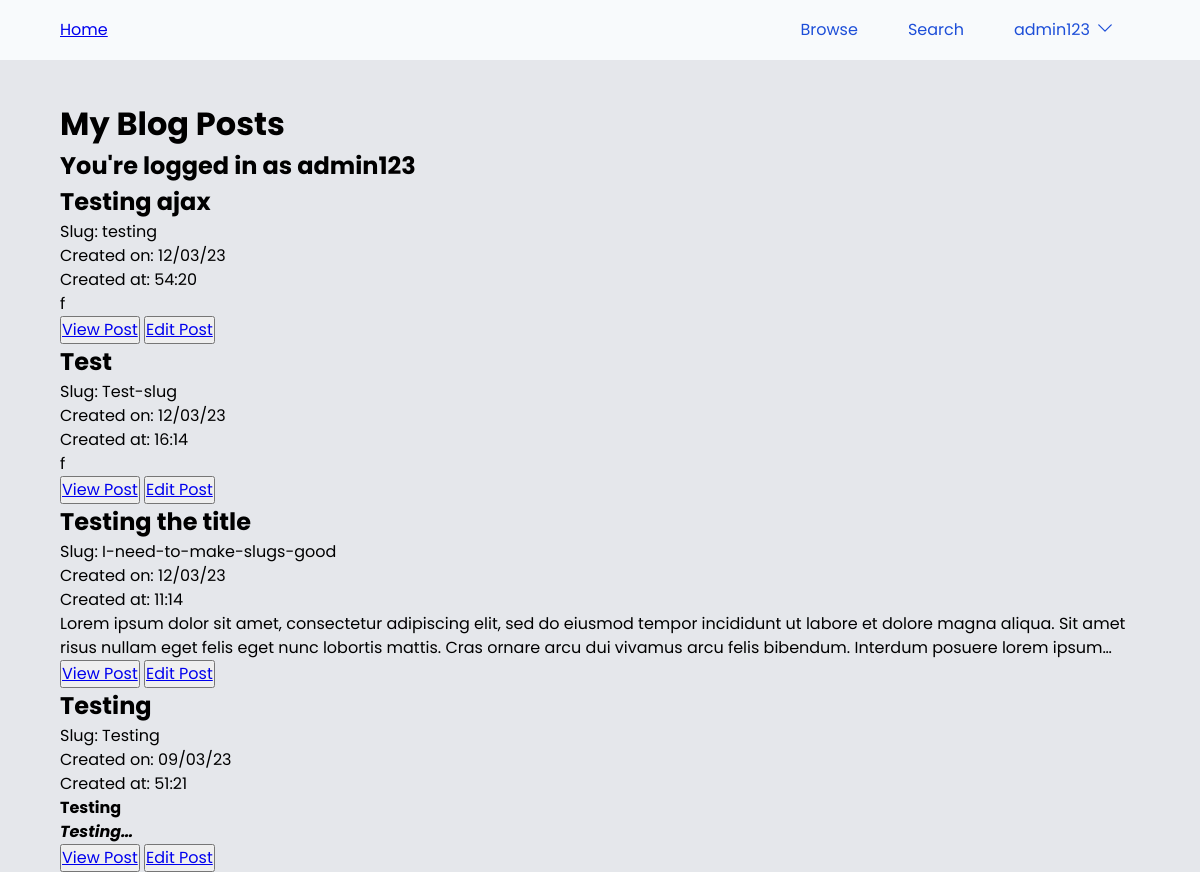
The page /my-posts (signed in) on the database as committed earlier.
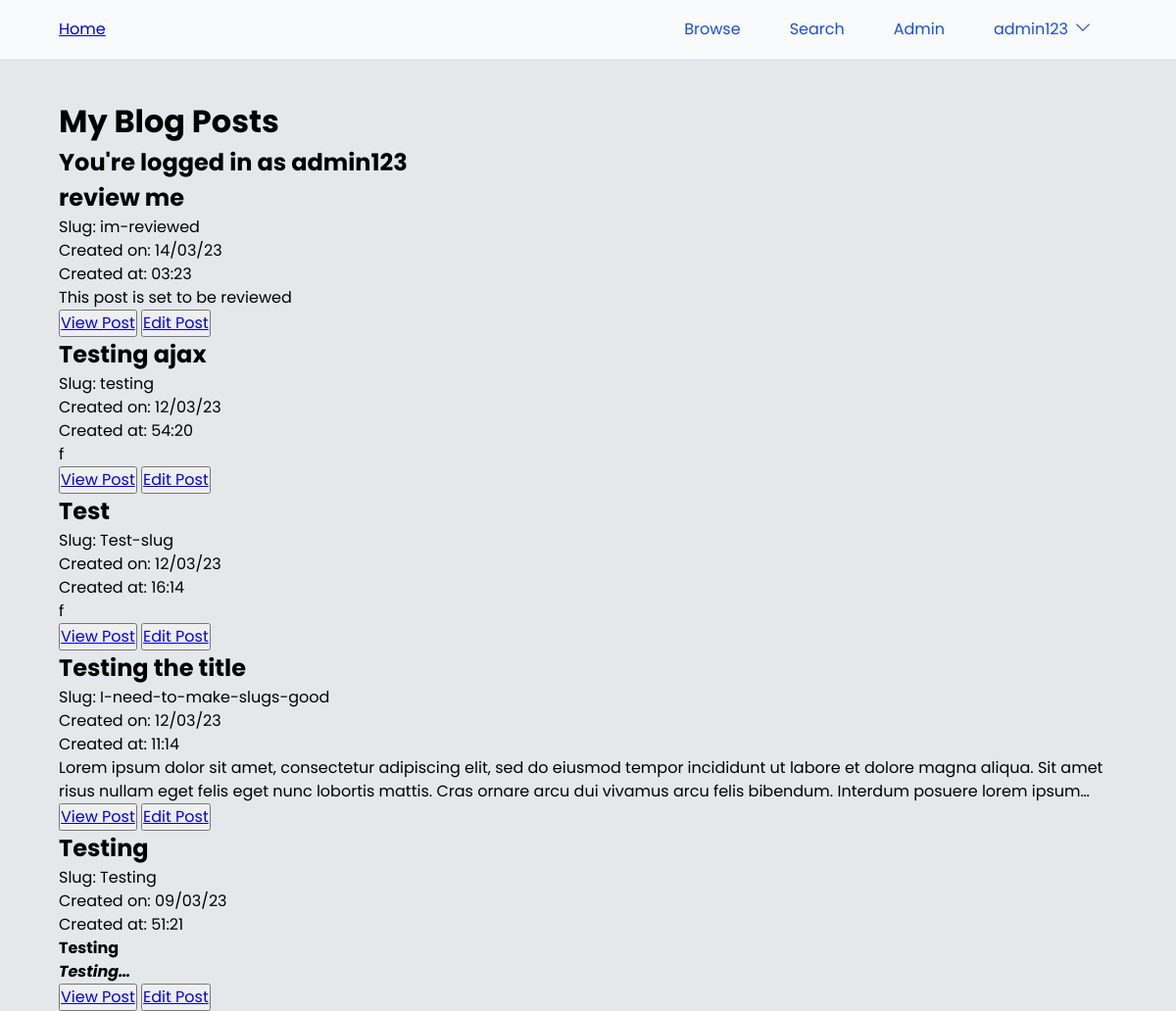
The same page on the database as committed later.
### models.py (models this page shows)
class PostModel(db.Model):
    __tablename__ = "posts"
    id = db.Column(db.Integer, primary_key=True)
    title = db.Column(db.String(100), nullable=False)
    slug = db.Column(db.String(100), unique=True, nullable=False)
    content = db.Column(db.Text, nullable=False)
    created_at = db.Column(db.DateTime, server_default=func.now())
    updated_at = db.Column(db.DateTime, onupdate=func.now())
    author = db.Column(db.String(100), db.ForeignKey("users.username"), nullable=False)
    status = db.Column(
        db.String, default="Draft"
    )  # Could be Draft, Review, Published, or Archived

### main.py (the view)
@app.route("/my-posts")
def my_posts():
    posts = (
        PostModel.query.filter_by(author=get_current_username())
        .order_by(desc(PostModel.created_at))
        .all()
    )
    return render_template(
        "my-posts.html",
        posts=posts,
        current_username=get_current_username(),
        page_title="My Posts",
    )

### main.py (called while the page is built)
def get_current_username():
    if current_user.is_authenticated:
        return current_user.username
    else:
        return "Guest"

### models.py (called while the page is built)
@login.user_loader
def load_user(id):
    return UserModel.query.get(int(id))

### templates/my-posts.html (shortened to what this page needs)
{% extends "base.html" %}{%block head%}{%endblock%}{% block body %}
<h1>My Blog Posts</h1>
<h2>You're logged in as {{current_username}}</h2>
{% for post in posts %}
<div class="post-card">
    <h2>{{post.title}}</h2>
    <p>Slug: {{post.slug}}</p>
    <p>Created on: {{post.created_at.strftime("%d/%m/%y")}}</p>
    <p>Created at: {{post.created_at.strftime("%M:%H")}}</p>
    <div class="post__content-preview">{{post.content|safe}}</div>
    <div class="button-container">
        <button><a href="{{url_for("view_post", slug=post.slug)}}}">View Post</a></button>
        <button><a href="{{url_for("edit", slug=post.slug)}}">Edit Post</a></button>
    </div>
</div>
{% endfor %}
{% endblock %}

### templates/base.html (shortened to what this page needs)
<!DOCTYPE html>
<html lang="en">
  <head>
    <link rel="stylesheet" href="{{ url_for('static', filename='css/stylesheet.css')}}" />
  </head>
  <header class="header">
    <div class="header__inner">
      <a href="{{url_for('index')}}"
        >Home</a>
      <nav class="nav">
        <ul class="nav__list">
          <li class="nav__list-item">
            <a class="nav__list-link" href="{{url_for("browse")}}">Browse</a>
          </li>
          <li class="nav__list-item">
            <a class="nav__list-link" href="#">Search</a>
          </li>
          {% if current_user.privilege_level == "Admin" %}
          <li class="nav__list-item">
            <div class="dropdown">
              <button class="dropbtn">Admin</button>
            </div>
          </li>
          {% endif %}
          {% if current_user.is_authenticated %}
          <li class="nav__list-item">
            <div class="dropdown">
              <button class="dropbtn">{{current_username}}<svg xmlns="http://www.w3.org/2000/svg" fill="none" viewBox="0 0 24 24" stroke-width="1.5" stroke="currentColor" class="w-6 h-6">
                <path stroke-linecap="round" stroke-linejoin="round" d="M19.5 8.25l-7.5 7.5-7.5-7.5" />
              </svg>
              </button>
            </div>
            {% else %}
            <a class="nav__list-link" href="{{url_for('login')}}">Login</a>
            {% endif %}
          </li>
        </ul>
      </nav>
    </div>
  </header>
  <body>
    <div class="content">
    {% block body %} {% endblock %}
  </div>
  </body>
</html>

Rows that differ between the two databases and show on the page:
changed UserModel "admin123": privilege_level "User" → "Admin" (drawn)
now on this page (row edited): PostModel: title "review me", slug "im-reviewed", created_at "14/03/23", created_at "03:23", content "This post is set to be reviewed"
Other text that changed with them:
text now shown: "Admin"
